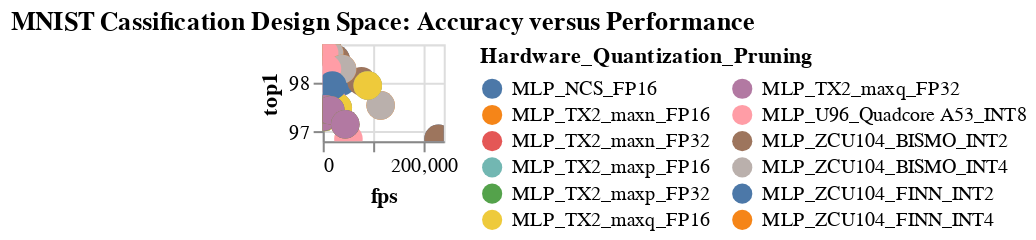

The notebook cell saved with this chart:
### Code cell
#hide
# MNIST
mlp_df = df[df.apply(lambda row: row['net_prun_quant'].split('_')[0] == 'MLP', axis=1)]
mlp_df['net_prun_quant'] = mlp_df['net_prun_quant'].str.split('_').str[0] #comment this when I want to hide the topology
mlp_df.net_prun_quant= mlp_df.net_prun_quant +'_'+ mlp_df.hardw
mlp_df=mlp_df.drop(columns=['hardw'])
#mlp_df.head(200)

#hide
%run scripts/altair_plots.py  #run the plot script if it wasn't previously run
pareto_graph_points(df= mlp_df, 
             groupcol= 'net_prun_quant', 
             xcol= 'fps', 
             ycol= 'top1', 
             W= 0.1* W, 
             H= 0.1* H, 
             title= "MNIST Cassification Design Space: Accuracy versus Performance")

### Figure 1 — Vega-Lite specification as saved in the notebook (floating-point values rounded to 4 significant figures)
{"config": {"view": {"continuousWidth": 400, "continuousHeight": 300}}, "data": {"name": "data-b3bce70171febae01117b53b5fea733f"}, "mark": {"type": "circle", "opacity": 1, "size": 200}, "encoding": {"color": {"type": "nominal", "field": "net_prun_quant", "legend": {"columns": 2, "title": "Hardware_Quantization_Pruning"}}, "tooltip": [{"type": "nominal", "field": "net_prun_quant"}, {"type": "quantitative", "field": "fps"}, {"type": "nominal", "field": "top1"}], "x": {"type": "quantitative", "field": "fps"}, "y": {"type": "quantitative", "field": "top1", "scale": {"zero": false}}}, "height": 48.0, "selection": {"selector002": {"type": "interval", "bind": "scales", "encodings": ["x", "y"]}}, "title": "MNIST Cassification Design Space: Accuracy versus Performance", "width": 60.0, "$schema": "https://vega.github.io/schema/vega-lite/v4.0.2.json", "datasets": {"data-b3bce70171febae01117b53b5fea733f": [{"net_prun_quant": "MLP_ZCU104_FINN_INT2", "top1": "98.75", "fps": 7680.0}, {"net_prun_quant": "MLP_ZCU104_BISMO_INT2", "top1": "98.75", "fps": 7680.0}, {"net_prun_quant": "MLP_U96_Quadcore A53_INT8", "top1": "98.75", "fps": 1704.0}, {"net_prun_quant": "MLP_ZCU104_FINN_INT2", "top1": "98.49", "fps": 25600.0}, {"net_prun_quant": "MLP_ZCU104_BISMO_INT2", "top1": "98.49", "fps": 25600.0}, {"net_prun_quant": "MLP_U96_Quadcore A53_INT8", "top1": "98.49", "fps": 5680.0}, {"net_prun_quant": "MLP_ZCU104_FINN_INT2", "top1": "98.04", "fps": 38400.0}, {"net_prun_quant": "MLP_ZCU104_BISMO_INT2", "top1": "98.04", "fps": 76800.0}, {"net_prun_quant": "MLP_U96_Quadcore A53_INT8", "top1": "98.04", "fps": 17040.0}, {"net_prun_quant": "MLP_ZCU104_FINN_INT2", "top1": "96.85", "fps": 229700.0}, {"net_prun_quant": "MLP_ZCU104_BISMO_INT2", "top1": "96.85", "fps": 229700.0}, {"net_prun_quant": "MLP_U96_Quadcore A53_INT8", "top1": "96.85", "fps": 50970.0}, {"net_prun_quant": "MLP_ZCU104_FINN_INT4", "top1": "98.77", "fps": 3840.0}, {"net_prun_quant": "MLP_ZCU104_BISMO_INT4", "top1": "98.77", "fps": 3840.0}, {"net_prun_quant": "MLP_U96_Quadcore A53_INT8", "top1": "98.77", "fps": 852.0}, {"net_prun_quant": "MLP_ZCU104_FINN_INT4", "top1": "98.62", "fps": 12800.0}, {"net_prun_quant": "MLP_ZCU104_BISMO_INT4", "top1": "98.62", "fps": 12800.0}, {"net_prun_quant": "MLP_U96_Quadcore A53_INT8", "top1": "98.62", "fps": 2840.0}, {"net_prun_quant": "MLP_ZCU104_FINN_INT4", "top1": "98.29", "fps": 38400.0}, {"net_prun_quant": "MLP_ZCU104_BISMO_INT4", "top1": "98.29", "fps": 38400.0}, {"net_prun_quant": "MLP_U96_Quadcore A53_INT8", "top1": "98.29", "fps": 8520.0}, {"net_prun_quant": "MLP_ZCU104_FINN_INT4", "top1": "97.54", "fps": 114900.0}, {"net_prun_quant": "MLP_ZCU104_BISMO_INT4", "top1": "97.54", "fps": 114900.0}, {"net_prun_quant": "MLP_U96_Quadcore A53_INT8", "top1": "97.54", "fps": 25480.0}, {"net_prun_quant": "MLP_TX2_maxn_FP16", "top1": "97.3", "fps": 2985.0}, {"net_prun_quant": "MLP_TX2_maxp_FP16", "top1": "97.3", "fps": 2985.0}, {"net_prun_quant": "MLP_TX2_maxq_FP16", "top1": "97.3", "fps": 2985.0}, {"net_prun_quant": "MLP_NCS_FP16", "top1": "97.3", "fps": 640.0}, {"net_prun_quant": "MLP_TX2_maxn_FP16", "top1": "97.45", "fps": 9950.0}, {"net_prun_quant": "MLP_TX2_maxp_FP16", "top1": "97.45", "fps": 9950.0}, {"net_prun_quant": "MLP_TX2_maxq_FP16", "top1": "97.45", "fps": 9950.0}, {"net_prun_quant": "MLP_NCS_FP16", "top1": "97.45", "fps": 2133.0}, {"net_prun_quant": "MLP_TX2_maxn_FP16", "top1": "97.49", "fps": 29850.0}, {"net_prun_quant": "MLP_TX2_maxp_FP16", "top1": "97.49", "fps": 29850.0}, {"net_prun_quant": "MLP_TX2_maxq_FP16", "top1": "97.49", "fps": 29850.0}, {"net_prun_quant": "MLP_NCS_FP16", "top1": "97.49", "fps": 6400.0}, {"net_prun_quant": "MLP_TX2_maxn_FP16", "top1": "97.95", "fps": 89280.0}, {"net_prun_quant": "MLP_TX2_maxp_FP16", "top1": "97.95", "fps": 89280.0}, {"net_prun_quant": "MLP_TX2_maxq_FP16", "top1": "97.95", "fps": 89280.0}, {"net_prun_quant": "MLP_NCS_FP16", "top1": "97.95", "fps": 19140.0}, {"net_prun_quant": "MLP_TX2_maxn_FP32", "top1": "97.31", "fps": 1492.0}, {"net_prun_quant": "MLP_TX2_maxp_FP32", "top1": "97.31", "fps": 1492.0}, {"net_prun_quant": "MLP_TX2_maxq_FP32", "top1": "97.31", "fps": 1492.0}, {"net_prun_quant": "MLP_TX2_maxn_FP32", "top1": "97.46", "fps": 4975.0}, {"net_prun_quant": "MLP_TX2_maxp_FP32", "top1": "97.46", "fps": 4975.0}, {"net_prun_quant": "MLP_TX2_maxq_FP32", "top1": "97.46", "fps": 4975.0}, {"net_prun_quant": "MLP_TX2_maxn_FP32", "top1": "97.44", "fps": 14920.0}, {"net_prun_quant": "MLP_TX2_maxp_FP32", "top1": "97.44", "fps": 14920.0}, {"net_prun_quant": "MLP_TX2_maxq_FP32", "top1": "97.44", "fps": 14920.0}, {"net_prun_quant": "MLP_TX2_maxn_FP32", "top1": "97.15", "fps": 44640.0}, {"net_prun_quant": "MLP_TX2_maxp_FP32", "top1": "97.15", "fps": 44640.0}, {"net_prun_quant": "MLP_TX2_maxq_FP32", "top1": "97.15", "fps": 44640.0}]}}
